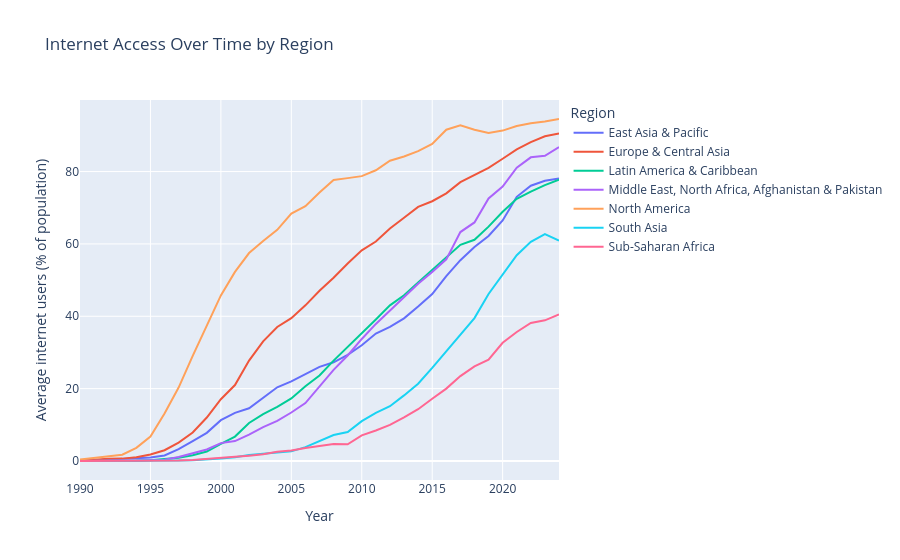

Source (notebook cell):
### Code cell
# Create an interactive line plot
fig_time = px.line(
    region_time,
    x="year",
    y="internet_users_pct",
    color="region",
    title="Internet Access Over Time by Region",
    labels={
        "year": "Year",
        "internet_users_pct": "Average internet users (% of population)",
        "region": "Region"
    }
)

fig_time.show()

#  This creates an HTML file with my chart
pio.write_html(fig_time, file="time_trend_interactive.html", auto_open=False, include_plotlyjs="cdn")

### Figure 1 — Plotly figure (JSON) as saved in the notebook; plotly's stock layout.template omitted (floating-point values rounded to 4 significant figures)
{"data": [{"hovertemplate": "Region=East Asia & Pacific<br>Year=%{x}<br>Average internet users (% of population)=%{y}<extra></extra>", "legendgroup": "East Asia & Pacific", "line": {"color": "#636efa", "dash": "solid"}, "marker": {"symbol": "circle"}, "mode": "lines", "name": "East Asia & Pacific", "orientation": "v", "showlegend": true, "type": "scatter", "x": [1990, 1991, 1992, 1993, 1994, 1995, 1996, 1997, 1998, 1999, 2000, 2001, 2002, 2003, 2004, 2005, 2006, 2007, 2008, 2009, 2010, 2011, 2012, 2013, 2014, 2015, 2016, 2017, 2018, 2019, 2020, 2021, 2022, 2023, 2024], "xaxis": "x", "y": [0.01905, 0.2099, 0.3971, 0.4901, 0.7623, 0.9417, 1.532, 3.257, 5.477, 7.781, 11.28, 13.29, 14.57, 17.48, 20.38, 22.02, 24.07, 26.01, 27.28, 29.35, 31.99, 35.24, 37.06, 39.43, 42.69, 46.16, 51.12, 55.5, 59.14, 62.18, 66.47, 73.01, 76.09, 77.46, 78.09], "yaxis": "y"}, {"hovertemplate": "Region=Europe & Central Asia<br>Year=%{x}<br>Average internet users (% of population)=%{y}<extra></extra>", "legendgroup": "Europe & Central Asia", "line": {"color": "#EF553B", "dash": "solid"}, "marker": {"symbol": "circle"}, "mode": "lines", "name": "Europe & Central Asia", "orientation": "v", "showlegend": true, "type": "scatter", "x": [1990, 1991, 1992, 1993, 1994, 1995, 1996, 1997, 1998, 1999, 2000, 2001, 2002, 2003, 2004, 2005, 2006, 2007, 2008, 2009, 2010, 2011, 2012, 2013, 2014, 2015, 2016, 2017, 2018, 2019, 2020, 2021, 2022, 2023, 2024], "xaxis": "x", "y": [0.06556, 0.3946, 0.602, 0.6579, 1.067, 1.789, 2.971, 5.084, 7.87, 12.01, 17.08, 20.99, 27.76, 33.08, 37.03, 39.48, 43.02, 47.05, 50.65, 54.59, 58.23, 60.65, 64.27, 67.21, 70.22, 71.79, 73.97, 77.06, 79.05, 81.04, 83.54, 86.11, 88.12, 89.73, 90.49], "yaxis": "y"}, {"hovertemplate": "Region=Latin America & Caribbean <br>Year=%{x}<br>Average internet users (% of population)=%{y}<extra></extra>", "legendgroup": "Latin America & Caribbean ", "line": {"color": "#00cc96", "dash": "solid"}, "marker": {"symbol": "circle"}, "mode": "lines", "name": "Latin America & Caribbean ", "orientation": "v", "showlegend": true, "type": "scatter", "x": [1990, 1991, 1992, 1993, 1994, 1995, 1996, 1997, 1998, 1999, 2000, 2001, 2002, 2003, 2004, 2005, 2006, 2007, 2008, 2009, 2010, 2011, 2012, 2013, 2014, 2015, 2016, 2017, 2018, 2019, 2020, 2021, 2022, 2023, 2024], "xaxis": "x", "y": [0, 0.003057, 0.011, 0.03682, 0.05993, 0.2303, 0.5894, 0.8671, 1.616, 2.627, 4.763, 6.746, 10.52, 12.95, 14.95, 17.29, 20.65, 23.65, 27.74, 31.52, 35.05, 39.09, 43.03, 45.81, 49.33, 52.84, 56.28, 59.75, 61.15, 64.77, 68.9, 72.48, 74.46, 76.25, 77.78], "yaxis": "y"}, {"hovertemplate": "Region=Middle East, North Africa, Afghanistan & Pakistan<br>Year=%{x}<br>Average internet users (% of population)=%{y}<extra></extra>", "legendgroup": "Middle East, North Africa, Afghanistan & Pakistan", "line": {"color": "#ab63fa", "dash": "solid"}, "marker": {"symbol": "circle"}, "mode": "lines", "name": "Middle East, North Africa, Afghanistan & Pakistan", "orientation": "v", "showlegend": true, "type": "scatter", "x": [1990, 1991, 1992, 1993, 1994, 1995, 1996, 1997, 1998, 1999, 2000, 2001, 2002, 2003, 2004, 2005, 2006, 2007, 2008, 2009, 2010, 2011, 2012, 2013, 2014, 2015, 2016, 2017, 2018, 2019, 2020, 2021, 2022, 2023, 2024], "xaxis": "x", "y": [0.005286, 0.1075, 0.1555, 0.1228, 0.1055, 0.1277, 0.3465, 1.117, 2.065, 3.183, 4.947, 5.496, 7.3, 9.389, 11.11, 13.41, 16.0, 20.58, 25.19, 29.16, 33.73, 37.88, 41.68, 45.41, 48.99, 52.24, 55.73, 63.28, 65.94, 72.57, 75.85, 81.09, 83.93, 84.35, 86.77], "yaxis": "y"}, {"hovertemplate": "Region=North America<br>Year=%{x}<br>Average internet users (% of population)=%{y}<extra></extra>", "legendgroup": "North America", "line": {"color": "#FFA15A", "dash": "solid"}, "marker": {"symbol": "circle"}, "mode": "lines", "name": "North America", "orientation": "v", "showlegend": true, "type": "scatter", "x": [1990, 1991, 1992, 1993, 1994, 1995, 1996, 1997, 1998, 1999, 2000, 2001, 2002, 2003, 2004, 2005, 2006, 2007, 2008, 2009, 2010, 2011, 2012, 2013, 2014, 2015, 2016, 2017, 2018, 2019, 2020, 2021, 2022, 2023, 2024], "xaxis": "x", "y": [0.382, 0.865, 1.318, 1.725, 3.62, 6.747, 13.12, 20.3, 29.03, 37.3, 45.78, 52.26, 57.47, 60.81, 63.9, 68.36, 70.41, 74.18, 77.67, 78.18, 78.73, 80.36, 83.0, 84.17, 85.64, 87.63, 91.57, 92.78, 91.57, 90.67, 91.32, 92.6, 93.36, 93.84, 94.52], "yaxis": "y"}, {"hovertemplate": "Region=South Asia<br>Year=%{x}<br>Average internet users (% of population)=%{y}<extra></extra>", "legendgroup": "South Asia", "line": {"color": "#19d3f3", "dash": "solid"}, "marker": {"symbol": "circle"}, "mode": "lines", "name": "South Asia", "orientation": "v", "showlegend": true, "type": "scatter", "x": [1990, 1991, 1992, 1993, 1994, 1995, 1996, 1997, 1998, 1999, 2000, 2001, 2002, 2003, 2004, 2005, 2006, 2007, 2008, 2009, 2010, 2011, 2012, 2013, 2014, 2015, 2016, 2017, 2018, 2019, 2020, 2021, 2022, 2023, 2024], "xaxis": "x", "y": [0, 0, 3.7e-05, 7.267e-05, 0.00096, 0.008151, 0.08308, 0.1129, 0.2146, 0.3437, 0.6759, 1.051, 1.677, 2.018, 2.303, 2.661, 3.84, 5.543, 7.197, 8.005, 11.03, 13.32, 15.13, 18.13, 21.35, 25.73, 30.38, 34.73, 39.5, 46.15, 51.44, 56.87, 60.59, 62.72, 60.9], "yaxis": "y"}, {"hovertemplate": "Region=Sub-Saharan Africa <br>Year=%{x}<br>Average internet users (% of population)=%{y}<extra></extra>", "legendgroup": "Sub-Saharan Africa ", "line": {"color": "#FF6692", "dash": "solid"}, "marker": {"symbol": "circle"}, "mode": "lines", "name": "Sub-Saharan Africa ", "orientation": "v", "showlegend": true, "type": "scatter", "x": [1990, 1991, 1992, 1993, 1994, 1995, 1996, 1997, 1998, 1999, 2000, 2001, 2002, 2003, 2004, 2005, 2006, 2007, 2008, 2009, 2010, 2011, 2012, 2013, 2014, 2015, 2016, 2017, 2018, 2019, 2020, 2021, 2022, 2023, 2024], "xaxis": "x", "y": [0, 0.003325, 0.01297, 0.0228, 0.02841, 0.03899, 0.0554, 0.1044, 0.2438, 0.4872, 0.8498, 1.151, 1.478, 1.893, 2.531, 2.92, 3.567, 4.11, 4.7, 4.63, 7.075, 8.438, 9.989, 12.05, 14.32, 17.2, 20.01, 23.47, 26.17, 28.0, 32.66, 35.66, 38.15, 38.89, 40.5], "yaxis": "y"}], "layout": {"legend": {"title": {"text": "Region"}, "tracegroupgap": 0}, "title": {"text": "Internet Access Over Time by Region"}, "xaxis": {"anchor": "y", "domain": [0, 1], "title": {"text": "Year"}}, "yaxis": {"anchor": "x", "domain": [0, 1], "title": {"text": "Average internet users (% of population)"}}}}
